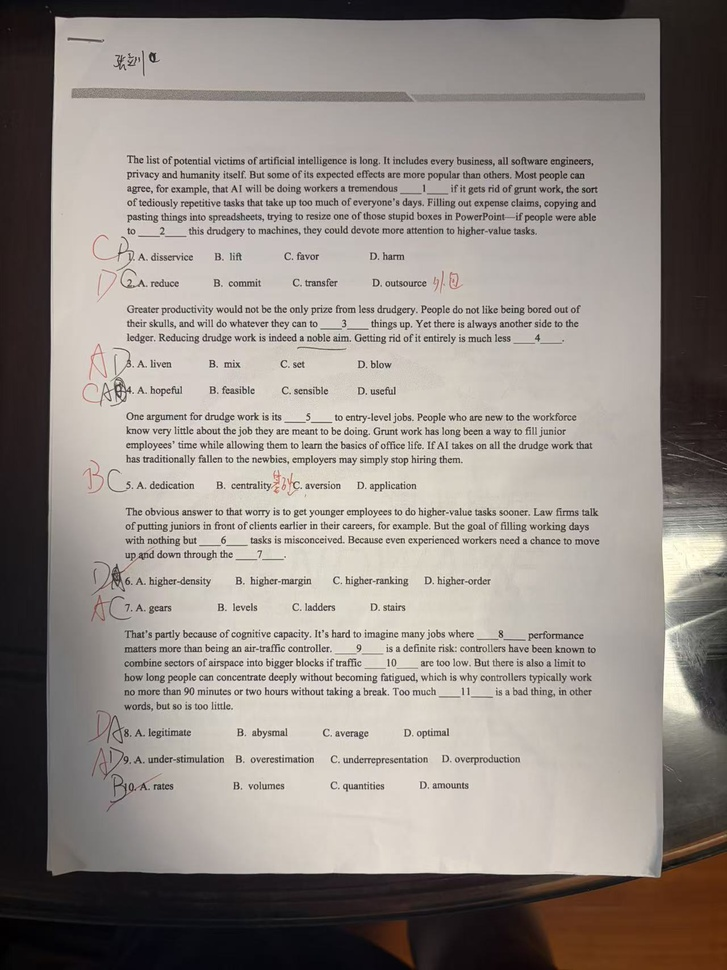
#> input picture demo/landa/page_1.jpg, 727 x 970 px, shrunk from 1280 x 1707 before the run
$ python test-red-ocr.py ../../demo/landa/page_1.jpg
#> lines starting #> are read from the running program, lines starting #| are printed output that depends on the picture; after the words box and inside, x2 and y2 are one past the last pixel; in counts of white or black regions, pixels touching at a corner belong together
#!/usr/bin/env python3
"""
gaozhong.online — 红笔字符识别验证
Phase 0.2: 验证 PaddleOCR 对手写红笔文字的识别能力

测试：
  1. 红笔手写字母（A/B/C/D）识别
  2. 红笔手写单词/数字（fill-in answers）识别
  3. 红笔符号（✓✗）识别

用法: python3 scripts/test-red-ocr.py /app/data/papers/<sessionId>/page_1.jpg
"""

import cv2
import numpy as np
import sys
import os
import json
import importlib.metadata

# Monkey-patch for opencv-contrib-python dep check
orig_version = importlib.metadata.version
# [4 lines left out: function patched_version, not called in this run]
importlib.metadata.version = patched_version

from paddleocr import PaddleOCR

OUTPUT_DIR = 'output/red-ocr-test'

def hsv_extract_red(img_path):
    """提取红笔区域"""
    img = cv2.imread(img_path)
    if img is None: return None

    hsv = cv2.cvtColor(img, cv2.COLOR_BGR2HSV)

    # 红色 HSV 范围
    mask1 = cv2.inRange(hsv, np.array([0, 50, 50]), np.array([10, 255, 255]))
    mask2 = cv2.inRange(hsv, np.array([160, 50, 50]), np.array([180, 255, 255]))
    mask = cv2.bitwise_or(mask1, mask2)

    kernel = np.ones((2,2), np.uint8)
    mask = cv2.morphologyEx(mask, cv2.MORPH_CLOSE, kernel)
    mask = cv2.morphologyEx(mask, cv2.MORPH_OPEN, kernel)

    # 红笔突出图（白底红字）
    red_overlay = np.ones_like(img) * 255
    red_overlay[mask > 0] = img[mask > 0]

    # 增强对比度
    gray = cv2.cvtColor(red_overlay, cv2.COLOR_BGR2GRAY)
    _, enhanced = cv2.threshold(gray, 240, 255, cv2.THRESH_BINARY_INV)

    # 反色为黑底红字 → 黑底白字（OCR 更好处理）
    inverted = cv2.bitwise_not(red_overlay)
    gray_inv = cv2.cvtColor(inverted, cv2.COLOR_BGR2GRAY)

    return {
        'img': img,
        'mask': mask,
        'red_overlay': red_overlay,
        'enhanced': enhanced,
        'inverted': inverted,
        'gray_inv': gray_inv,
        'basename': os.path.splitext(os.path.basename(img_path))[0]
    }

def detect_red_symbols(data):
    """检测红笔符号（✓✗ 几何分类改进版）"""
    mask = data['mask']

    kernel = np.ones((3,3), np.uint8)
    mask_dil = cv2.dilate(mask, kernel, iterations=1)

    contours, _ = cv2.findContours(mask_dil, cv2.RETR_EXTERNAL, cv2.CHAIN_APPROX_SIMPLE)

    symbols = []
    for cnt in contours:
        area = cv2.contourArea(cnt)
        if area < 20: continue

        x, y, w, h = cv2.boundingRect(cnt)
        ar = w / max(h, 1)
        perimeter = cv2.arcLength(cnt, True)
        hull_area = cv2.contourArea(cv2.convexHull(cnt))
        solidity = area / hull_area if hull_area > 0 else 0
        circularity = 4 * np.pi * area / (perimeter * perimeter) if perimeter > 0 else 0

        rect = cv2.minAreaRect(cnt)
        extent = area / (rect[1][0] * rect[1][1]) if rect[1][0] > 0 else 0

        # 改进的分类逻辑
        stype = 'text_or_num'  # default: treat small compact regions as text

        if area < 100:
            if solidity < 0.4 and extent < 0.5 and 0.3 < ar < 3:
                stype = 'cross'  # ✗
            elif solidity > 0.7 and 0.5 < ar < 1.8:
                stype = 'dot_or_check'  # possibly ✓ or marker
        elif ar > 4 and area > 60:
            stype = 'underline'
        elif ar > 2.5 and solidity > 0.5:
            stype = 'underline'
        elif area > 150 and 0.2 < ar < 5 and solidity < 0.5:
            stype = 'cross_large'  # large ✗

        symbols.append({
            'id': len(symbols),
            'bbox': [int(x), int(y), int(w), int(h)],
            'area': int(area),
            'ar': round(ar, 2),
            'solidity': round(solidity, 2),
            'type': stype,
            'roi_base64': None
        })

    return symbols

# [76 lines left out: functions run_ocr, draw_results, not called in this run]

def main():
    if len(sys.argv) < 2:
        print('Usage: python3 scripts/test-red-ocr.py <image_path>')
        sys.exit(1)

    os.makedirs(OUTPUT_DIR, exist_ok=True)
    img_path = sys.argv[1]

    # 1. HSV 分离
    print(f'Processing: {img_path}')
    data = hsv_extract_red(img_path)
#> in hsv_extract_red, img is the input picture: shape (970, 727, 3); mean B, G, R 135.8, 141.3, 148.9
#> in hsv_extract_red, `mask1 = cv2.inRange(hsv, np.array([0, 50, 50]), np.array([10, 255, 255..`:
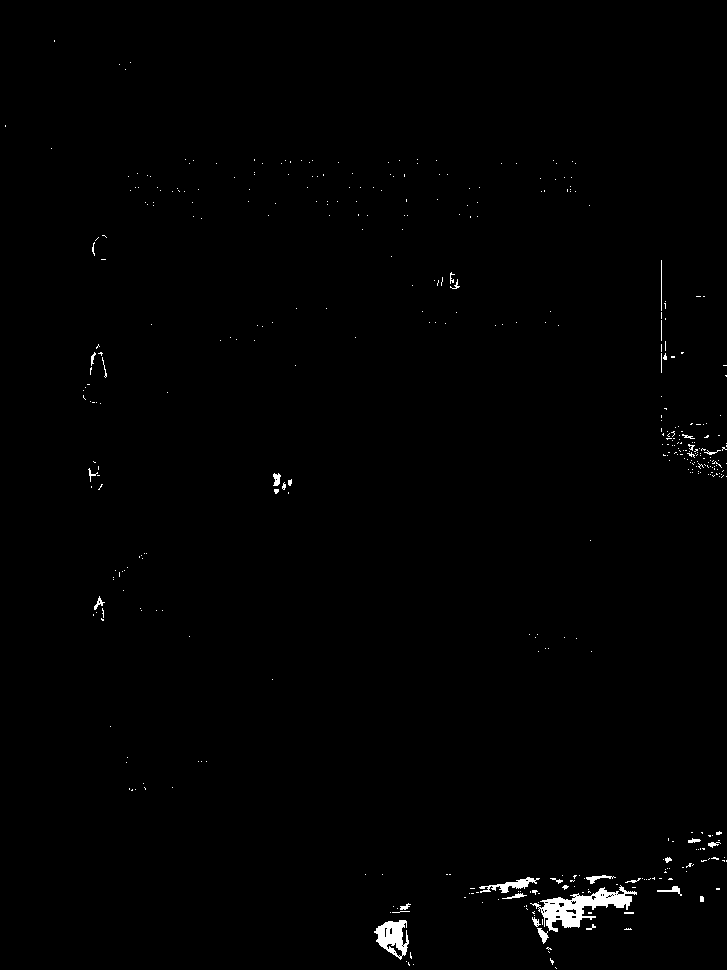
#> mask1: shape (970, 727); 0.71% white; 430 white regions (396 under 20 px), largest, box (x1, y1, x2, y2) and area: (530, 885, 637, 932) 1765, (374, 920, 409, 960) 770, (479, 877, 540, 893) 340
#> in hsv_extract_red, `mask2 = cv2.inRange(hsv, np.array([160, 50, 50]), np.array([180, 255, ..`:
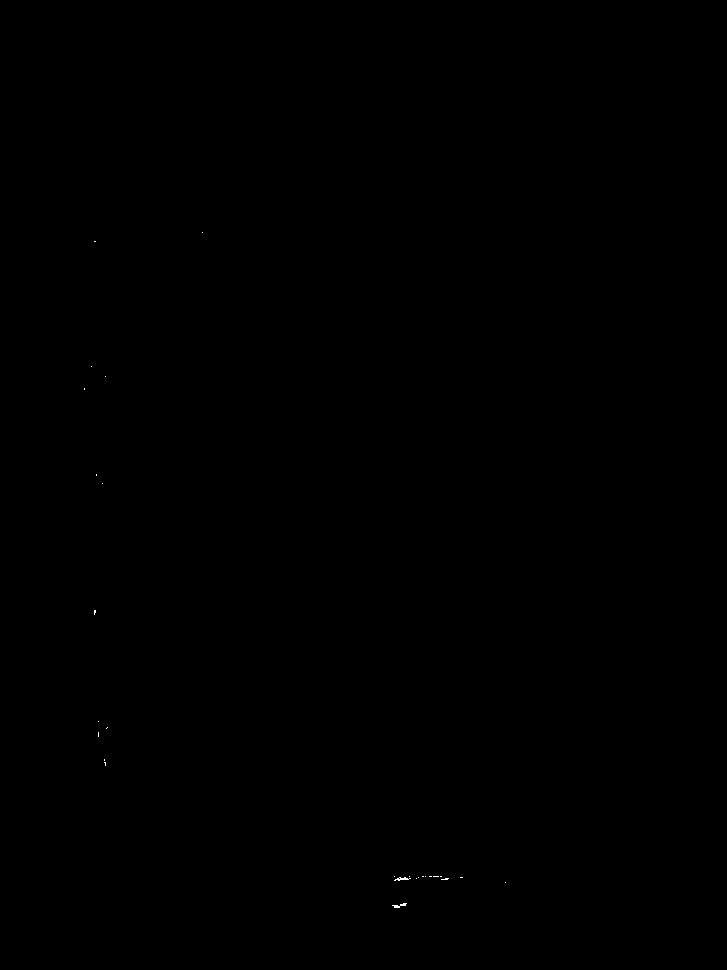
#> mask2: shape (970, 727); 0.02% white in thin lines or dots, all inside (x1, y1, x2, y2) = (84, 232, 506, 908)
#> in hsv_extract_red, `mask = cv2.morphologyEx(mask, cv2.MORPH_OPEN, kernel)`:
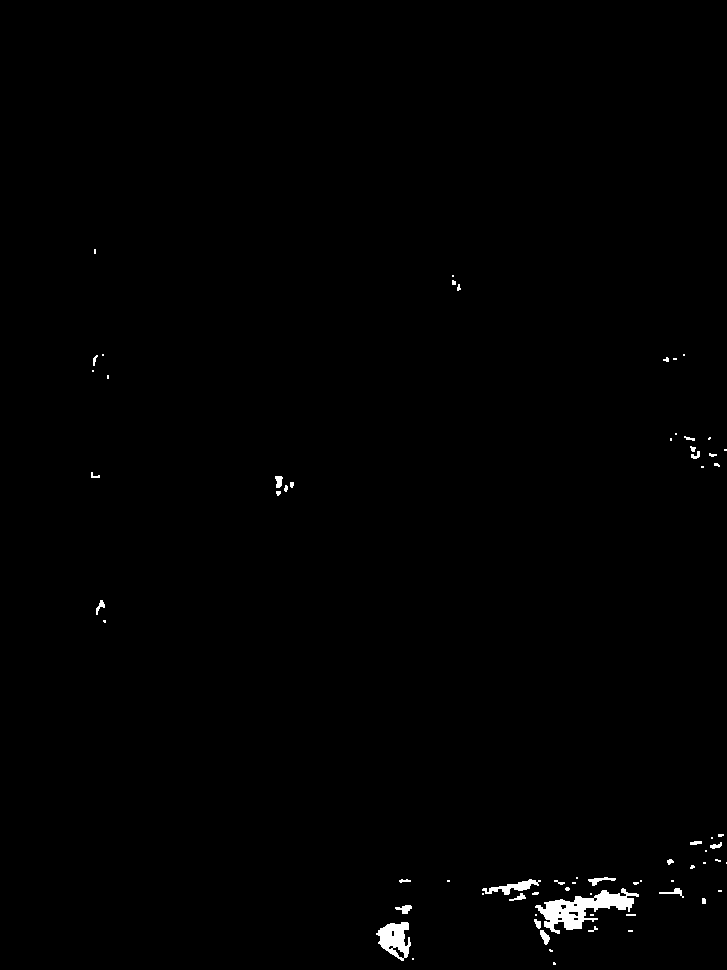
#> mask: shape (970, 727); 0.62% white; 69 white regions (40 under 20 px), largest, box (x1, y1, x2, y2) and area: (535, 888, 639, 934) 1838, (376, 922, 411, 961) 795, (482, 879, 541, 895) 348
#> in hsv_extract_red, `red_overlay[mask > 0] = img[mask > 0]`:
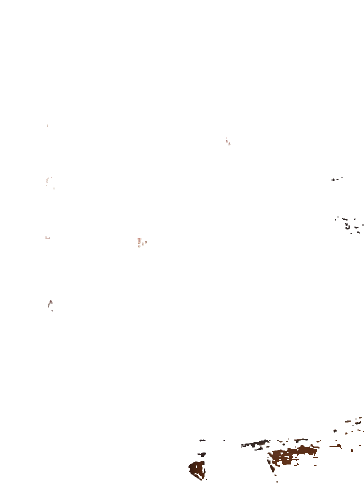
#> red_overlay: shape (970, 727, 3) (shown at 1/2 size); mean B, G, R 253.6, 253.7, 254
#> data = 7 items
    if not data:
        print('Failed to process image')
        return

    # 保存分离结果
    cv2.imwrite(f'{OUTPUT_DIR}/{data["basename"]}_red.jpg', data['red_overlay'])

    # 2. 符号检测
    symbols = detect_red_symbols(data)
#> in detect_red_symbols, `mask_dil = cv2.dilate(mask, kernel, iterations=1)`:
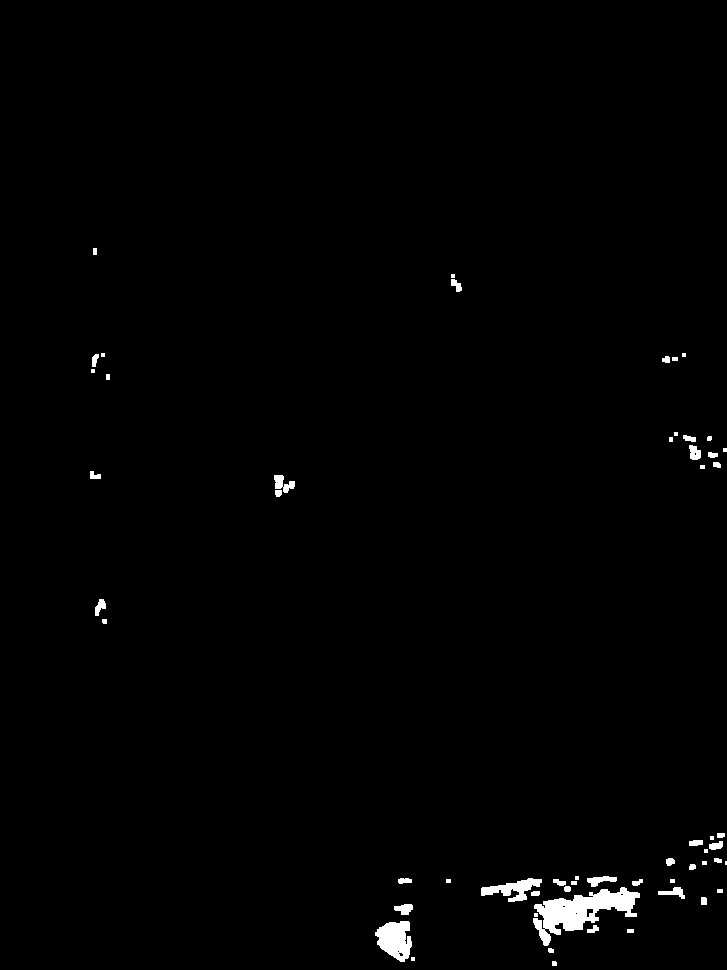
#> mask_dil: shape (970, 727); 1% white; 57 white regions (12 under 20 px)
#> in detect_red_symbols, `contours, _ = cv2.findContours(mask_dil, cv2.RETR_EXTERNAL, cv2.CHAIN_..`: contours = 57 contours, 27 with area under 20; largest, box (x1, y1, x2, y2) and area: (533, 887, 640, 946) 2506, (375, 921, 412, 962) 979, (481, 878, 542, 902) 567, (274, 475, 295, 493) 168, (587, 876, 617, 887) 144
#> the loop in detect_red_symbols, `for cnt in contours:` made 57 passes
#> (area, x, y, w, h, ar, perimeter, hull_area) on passes 5, 6, 8, 9, 10, 12, 13, 14: (42.5, 587, 925, 12, 8, 1.5, 34.24, 59), (979, 375, 921, 37, 41, 0.902, 161.4, 1091.5), (120.5, 394, 904, 19, 11, 1.73, 51.9, 143), (34.5, 701, 897, 6, 8, 0.75, 23.41, 34.5), (30, 531, 891, 9, 5, 1.8, 22.83, 30.5), (120, 658, 887, 27, 12, 2.25, 70.49, 196), (2505.5, 533, 887, 107, 59, 1.81, 466.7, 3931), (28, 564, 886, 7, 6, 1.17, 19.66, 28)
#> after the loop in detect_red_symbols, `for cnt in contours:`: symbols = 30 items
#> symbols = 30 items
    print(f'Red symbols detected: {len(symbols)}')
#| Red symbols detected: 30
    for s in symbols:
        if s['type'] in ('cross', 'cross_large', 'dot_or_check', 'text_or_num'):
            print(f'  [{s["id"]}] type={s["type"]} area={s["area"]} bbox={s["bbox"]}')
#> this loop made 30 passes
#|   [0] type=dot_or_check area=42 bbox=[587, 925, 12, 8]
#|   [1] type=text_or_num area=979 bbox=[375, 921, 37, 41]
#|   [2] type=text_or_num area=120 bbox=[394, 904, 19, 11]
#|   [3] type=dot_or_check area=34 bbox=[701, 897, 6, 8]
#|   [4] type=text_or_num area=30 bbox=[531, 891, 9, 5]
#> (further printed lines are left out)

    # 3. OCR
    ocr = PaddleOCR(lang='en', use_doc_orientation_classify=False, use_doc_unwarping=False)
    texts = run_ocr(data, symbols, ocr)
    print(f'\nOCR texts on red channel: {len(texts)}')

    # 筛选有效红笔答案
    meaningful = []
    for t in texts:
        txt = t['text'].strip()
        if not txt: continue
        # 关注短文本（字母、数字、简短答案）
        if len(txt) <= 5:
            meaningful.append(t)
            print(f'  "{txt}" conf={t["confidence"]:.3f} [{t["bbox"]}]')
        elif t['confidence'] > 0.8:
            meaningful.append(t)
            print(f'  "{txt}" conf={t["confidence"]:.3f} (high conf)')

    # 4. 绘制
    draw_results(data, symbols, texts, f'{OUTPUT_DIR}/{data["basename"]}_result.jpg')

    # 5. 保存 JSON
    result = {
        'image': img_path,
        'symbols': [s for s in symbols if s['type'] in ('cross', 'cross_large', 'dot_or_check', 'text_or_num')],
        'ocr_texts': meaningful,
        'summary': {
            'total_symbols': len(symbols),
            'total_ocr': len(texts),
            'meaningful_ocr': len(meaningful)
        }
    }
    json_path = f'{OUTPUT_DIR}/{data["basename"]}_result.json'
    with open(json_path, 'w') as f:
        json.dump(result, f, indent=2, ensure_ascii=False)
    print(f'\nResults saved to {json_path}')
    print(json.dumps(result['summary'], indent=2))

if __name__ == '__main__':
    main()
#> (the call stopped at in main, `ocr = PaddleOCR(lang='en', use_doc_orientation_classify=False, use_doc..`: paddleocr is not available in this run)

$ run again, with demo/landa/page_2.jpg copied over demo/landa/page_1.jpg
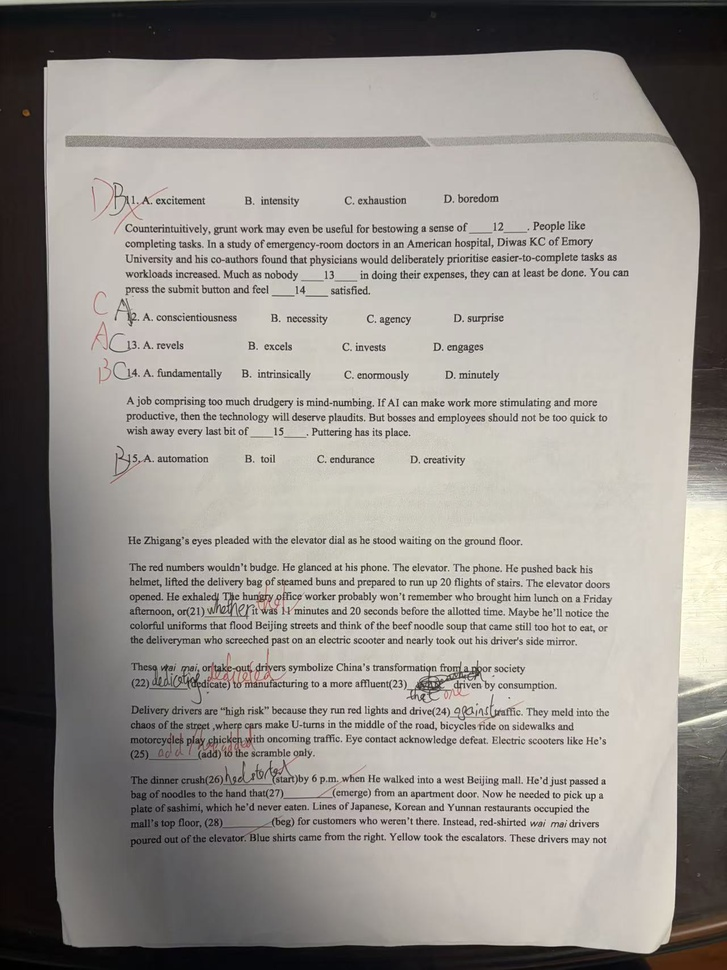
#> input picture demo/landa/page_2.jpg, 727 x 970 px, shrunk from 1280 x 1707 before the run
#> in hsv_extract_red, img is the input picture: shape (970, 727, 3); mean B, G, R 142.3, 147.2, 151.8
#> hsv: shape (970, 727, 3); mean H, S, V 33.7, 22.3, 152
#> mask1: shape (970, 727); 0.49% white; 258 white regions (231 under 20 px), largest, box (x1, y1, x2, y2) and area: (694, 368, 727, 408) 825, (696, 315, 722, 357) 523, (686, 860, 708, 895) 233
#> mask2: shape (970, 727); 0.02% white in thin lines or dots, all inside (x1, y1, x2, y2) = (93, 193, 279, 749)
#> in hsv_extract_red, `red_overlay[mask > 0] = img[mask > 0]`:
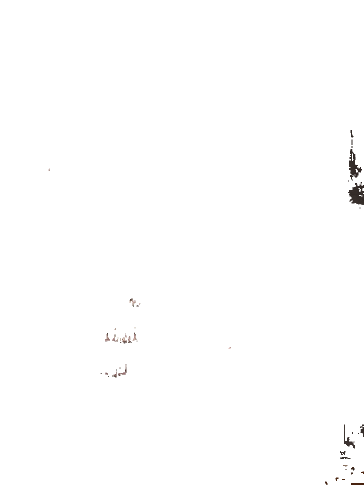
#> red_overlay: shape (970, 727, 3) (shown at 1/2 size); mean B, G, R 254.1, 254.2, 254.2
#> data = 7 items
#> in detect_red_symbols, `mask_dil = cv2.dilate(mask, kernel, iterations=1)`:
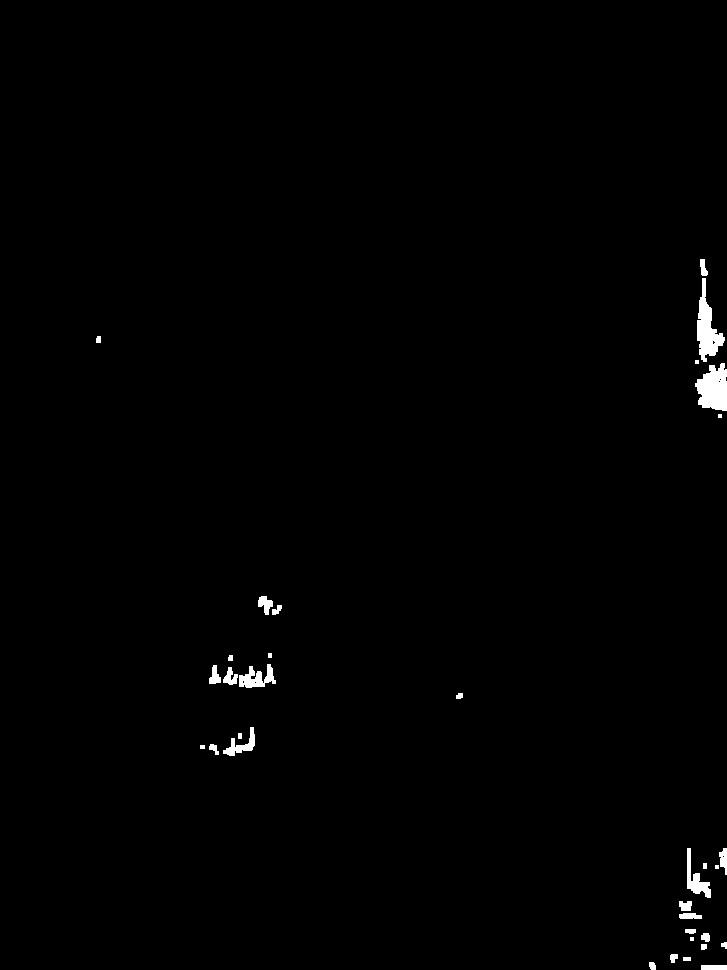
#> mask_dil: shape (970, 727); 0.74% white; 33 white regions (4 under 20 px)
#> contours = 33 contours, 9 with area under 20; largest, box (x1, y1, x2, y2) and area: (695, 363, 727, 411) 1040, (697, 278, 725, 362) 952, (239, 664, 276, 688) 404, (687, 848, 711, 898) 378, (223, 727, 255, 756) 274
#> the loop in detect_red_symbols, `for cnt in contours:` made 33 passes
#> (cnt, area, x, y, w, h, ar, perimeter) on passes 1, 3: ([[701, 965], [701, 969], [726, 969], [726, 965]], 100, 701, 965, 26, 5, 5.2, 58), ([[683, 957], [683, 960], [690, 960], [690, 957]], 21, 683, 957, 8, 4, 2, 20)
#> after the loop in detect_red_symbols, `for cnt in contours:`: symbols = 24 items
#| Red symbols detected: 24
#> the loop in main, `for s in symbols:` made 24 passes
#|   [1] type=dot_or_check area=36 bbox=[649, 962, 7, 8]
#|   [2] type=text_or_num area=21 bbox=[683, 957, 8, 4]
#|   [3] type=dot_or_check area=41 bbox=[670, 954, 8, 9]
#|   [4] type=dot_or_check area=23 bbox=[701, 944, 6, 6]
#|   [5] type=dot_or_check area=20 bbox=[721, 942, 6, 7]
#> (further printed lines are left out)
